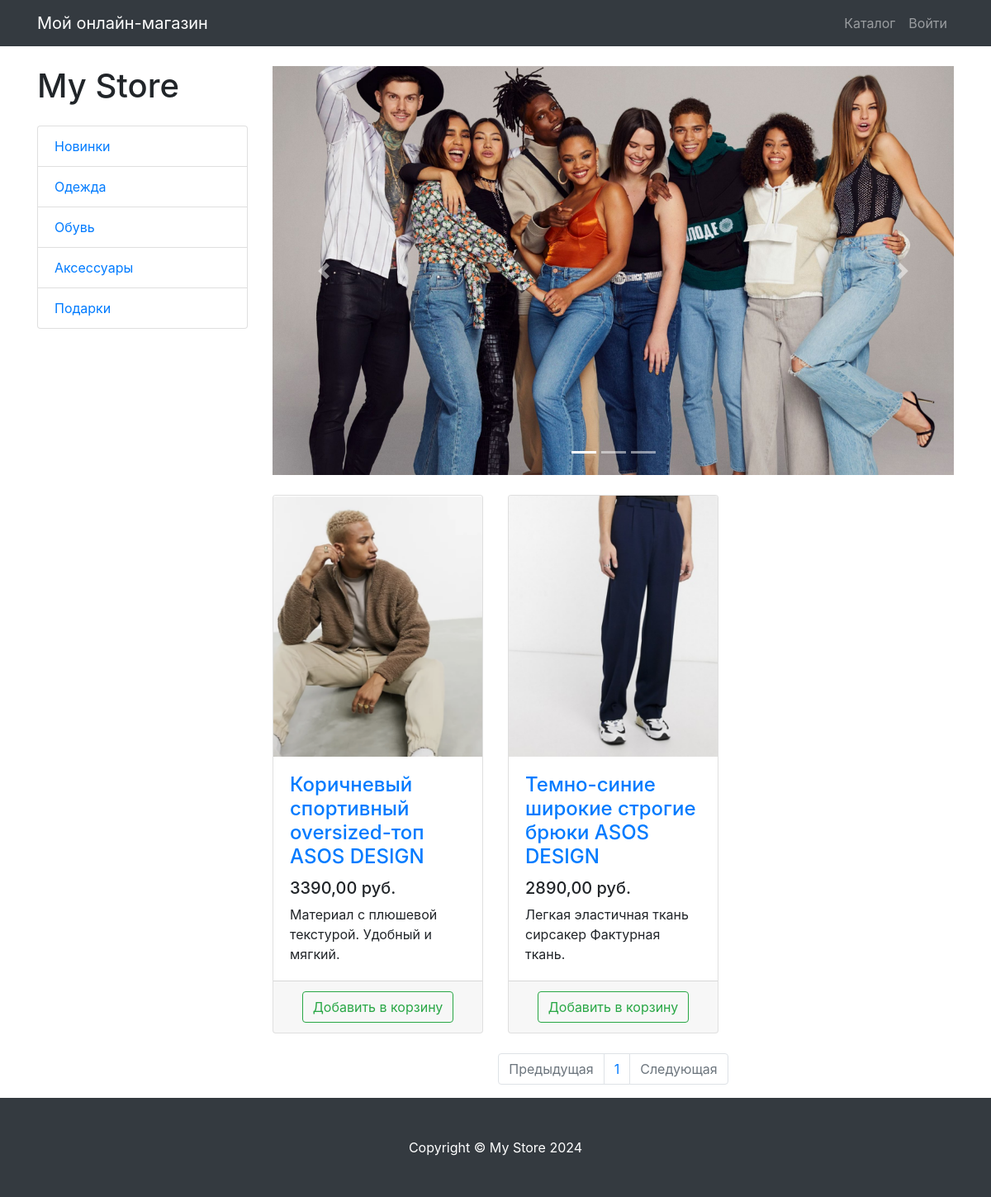
The page /products/category/1 on the database its author committed.
### products/models.py (models this page shows, shortened)
class ProductCategory(models.Model):
    name = models.CharField(max_length=128)
    description = models.TextField(null=True, blank=True)
    class Meta:
        verbose_name = 'category'
        verbose_name_plural = 'categories'

class Product(models.Model):
    name = models.CharField(max_length=256)
    description = models.TextField()
    price = models.DecimalField(max_digits=10, decimal_places=2)
    quantity = models.PositiveIntegerField(default=0)
    image = models.ImageField(upload_to='products_images')
    category = models.ForeignKey(ProductCategory, on_delete=models.CASCADE)
    class Meta:
        verbose_name = 'product'
        verbose_name_plural = 'products'

### products/views.py (the view)
# urls.py: path('products/', include('products.urls', namespace='products')),
def products(request, category_id=None, page_number=1):
    title = 'My Store - Каталог'
    products = Product.objects.filter(category_id=category_id) if category_id else Product.objects.all()
    per_page = 3
    paginator = Paginator(products, per_page)
    products_paginator = paginator.page(page_number)
    context = {
        'title': title,
        'products': products_paginator,
        'categories': ProductCategory.objects.all()
   }
    return render(request, 'products/products.html', context)

### templates/products/products.html (shortened to what this page needs)
{% extends 'products/base.html' %}
{% load static %}
{% block css %}
    <link href="{% static 'vendor/css/products.css' %}" rel="stylesheet">
{% endblock %}
{% block content %}
    <div class="container">
    <div class="row">
        <div class="col-lg-3">
            <h1 class="my-4">My Store</h1>
            <div class="list-group">
                {% for category in categories %}
                    <a href="{% url 'products:category' category.id %}" class="list-group-item">
                        {{category.name}}
                    </a>
                {% endfor %}
            </div>
        </div>
        <div class="col-lg-9">
            <div id="carouselExampleIndicators" class="carousel slide my-4" data-ride="carousel">
                <ol class="carousel-indicators">
                    <li data-target="#carouselExampleIndicators" data-slide-to="0" class="active"></li>
                    <li data-target="#carouselExampleIndicators" data-slide-to="1"></li>
                    <li data-target="#carouselExampleIndicators" data-slide-to="2"></li>
                </ol>
                <div class="carousel-inner" role="listbox">
                    <div class="carousel-item active">
                        <img class="d-block img-fluid" src="{% static 'vendor/img/slides/slide-1.jpg' %}" alt="First slide">
                    </div>
                </div>
                <a class="carousel-control-prev" href="#carouselExampleIndicators" role="button" data-slide="prev">
                    <span class="carousel-control-prev-icon" aria-hidden="true"></span>
                </a>
                <a class="carousel-control-next" href="#carouselExampleIndicators" role="button" data-slide="next">
                    <span class="carousel-control-next-icon" aria-hidden="true"></span>
                </a>
            </div>
            <div class="row">
                {% for product in products %}
                    <div class="col-lg-4 col-md-6 mb-4">
                        <div class="card h-100">
                            <a href="{% url 'products:card' product.id %}">
                                <img class="card-img-top"
                                     src="{{product.image.url}}"
                                     alt="">
                            </a>
                            <div class="card-body">
                                <h4 class="card-title">
                                    <a href="{% url 'products:card' product.id %}">
                                        {{product.name}}
                                    </a>
                                </h4>
                                <h5>{{product.price}} руб.</h5>
                                <p class="card-text">{{product.description}}</p>
                            </div>
                            <div class="card-footer text-center">
                                <a class="btn btn-outline-success"
                                   href="{% if product.quantity > 0 %} {% url 'products:basket_add' product.id %}
                                        {% else %} # {% endif %}">
                                    Добавить в корзину
                                </a>
                            </div>
                        </div>
                    </div>
                {% endfor %}
            </div>
            <nav aria-label="Page navigation example">
                <ul class="pagination justify-content-center">
                    <li class="page-item {% if not products.has_previous %} disabled {% endif %}">
                        <a class="page-link" href=""
                           tabindex="-1" aria-disabled="true">
                            Предыдущая
                        </a>
                    </li>
                    {% for page in products.paginator.page_range %}
                        <li class="page-item">
                            {% if page == products.number %}
                                <a class="page-link" href="#">
                                    {{page}}
                                </a>
                            {% else %}
                                <a class="page-link" href="{% url 'products:paginator' page %}">
                                    {{page}}
                                </a>
                            {% endif %}
                        </li>
                    {%endfor %}
                    <li class="page-item {% if not products.has_next %} disabled {% endif %}">
                        <a class="page-link" href="">
                            Следующая
                        </a>
                    </li>
                </ul>
            </nav>
        </div>
    </div>
    </div>
{% endblock %}
{% block footer %}
    <footer class="py-5 bg-dark">
    <div class="container">
        <p class="m-0 text-center text-white">Copyright &copy; My Store 2024</p>
    </div>
</footer>
{% endblock %}

### rows shown on the page
ProductCategory: name "Новинки"
ProductCategory: name "Одежда"
ProductCategory: name "Обувь"
ProductCategory: name "Аксессуары"
ProductCategory: name "Подарки"
Product: image (picture), name "Коричневый спортивный oversized-топ ASOS DESIGN", price "3390,00", description "Материал с плюшевой текстурой. Удобный и мягкий."
Product: image (picture), name "Темно-синие широкие строгие брюки ASOS DESIGN", price "2890,00", description "Легкая эластичная ткань сирсакер Фактурная ткань."

### other values the page prints
{{ page }} "1"
